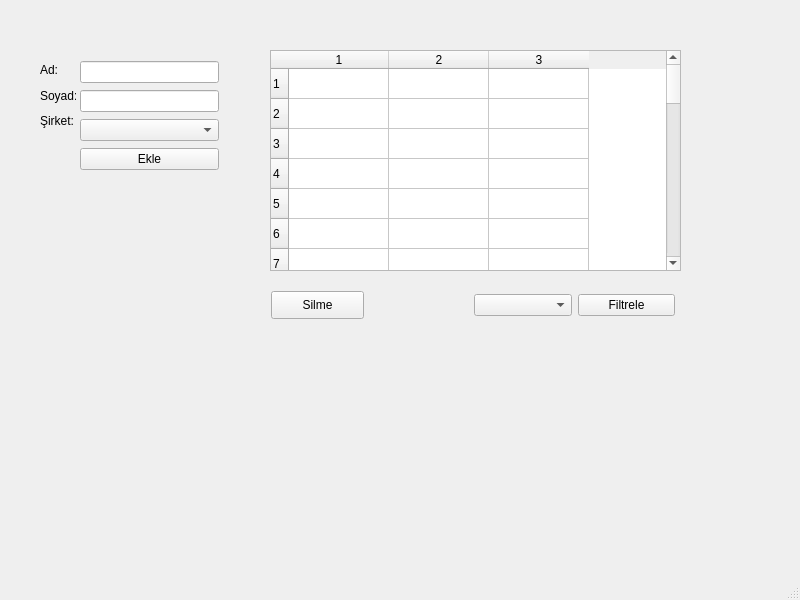
<?xml version="1.0" encoding="UTF-8"?>
<ui version="4.0">
 <class>MainWindow</class>
 <widget class="QMainWindow" name="MainWindow">
  <property name="geometry">
   <rect>
    <x>0</x>
    <y>0</y>
    <width>800</width>
    <height>600</height>
   </rect>
  </property>
  <property name="windowTitle">
   <string>Kayıt Uygulaması</string>
  </property>
  <widget class="QWidget" name="centralwidget">
   <widget class="QTableWidget" name="tbl1">
    <property name="geometry">
     <rect>
      <x>270</x>
      <y>50</y>
      <width>411</width>
      <height>221</height>
     </rect>
    </property>
    <property name="rowCount">
     <number>30</number>
    </property>
    <property name="columnCount">
     <number>3</number>
    </property>
    <row/>
    <row/>
    <row/>
    <row/>
    <row/>
    <row/>
    <row/>
    <row/>
    <row/>
    <row/>
    <row/>
    <row/>
    <row/>
    <row/>
    <row/>
    <row/>
    <row/>
    <row/>
    <row/>
    <row/>
    <row/>
    <row/>
    <row/>
    <row/>
    <row/>
    <row/>
    <row/>
    <row/>
    <row/>
    <row/>
    <column/>
    <column/>
    <column/>
   </widget>
   <widget class="QPushButton" name="btn2">
    <property name="geometry">
     <rect>
      <x>271</x>
      <y>291</y>
      <width>93</width>
      <height>28</height>
     </rect>
    </property>
    <property name="text">
     <string>Silme</string>
    </property>
   </widget>
   <widget class="QWidget" name="">
    <property name="geometry">
     <rect>
      <x>40</x>
      <y>60</y>
      <width>36</width>
      <height>71</height>
     </rect>
    </property>
    <layout class="QVBoxLayout" name="verticalLayout">
     <item>
      <widget class="QLabel" name="label1">
       <property name="text">
        <string>Ad:</string>
       </property>
      </widget>
     </item>
     <item>
      <widget class="QLabel" name="label2">
       <property name="text">
        <string>Soyad:</string>
       </property>
      </widget>
     </item>
     <item>
      <widget class="QLabel" name="label3">
       <property name="text">
        <string>Şirket:</string>
       </property>
      </widget>
     </item>
    </layout>
   </widget>
   <widget class="QWidget" name="">
    <property name="geometry">
     <rect>
      <x>80</x>
      <y>60</y>
      <width>139</width>
      <height>111</height>
     </rect>
    </property>
    <layout class="QVBoxLayout" name="verticalLayout_2">
     <item>
      <widget class="QLineEdit" name="lne1"/>
     </item>
     <item>
      <widget class="QLineEdit" name="lne2"/>
     </item>
     <item>
      <widget class="QComboBox" name="cmb1"/>
     </item>
     <item>
      <widget class="QPushButton" name="btn1">
       <property name="text">
        <string>Ekle</string>
       </property>
      </widget>
     </item>
    </layout>
   </widget>
   <widget class="QWidget" name="">
    <property name="geometry">
     <rect>
      <x>474</x>
      <y>290</y>
      <width>201</width>
      <height>30</height>
     </rect>
    </property>
    <layout class="QHBoxLayout" name="horizontalLayout">
     <item>
      <widget class="QComboBox" name="cmb2"/>
     </item>
     <item>
      <widget class="QPushButton" name="btn3">
       <property name="text">
        <string>Filtrele</string>
       </property>
      </widget>
     </item>
    </layout>
   </widget>
  </widget>
  <widget class="QMenuBar" name="menubar">
   <property name="geometry">
    <rect>
     <x>0</x>
     <y>0</y>
     <width>800</width>
     <height>26</height>
    </rect>
   </property>
  </widget>
  <widget class="QStatusBar" name="statusbar"/>
 </widget>
 <resources/>
 <connections/>
</ui>
